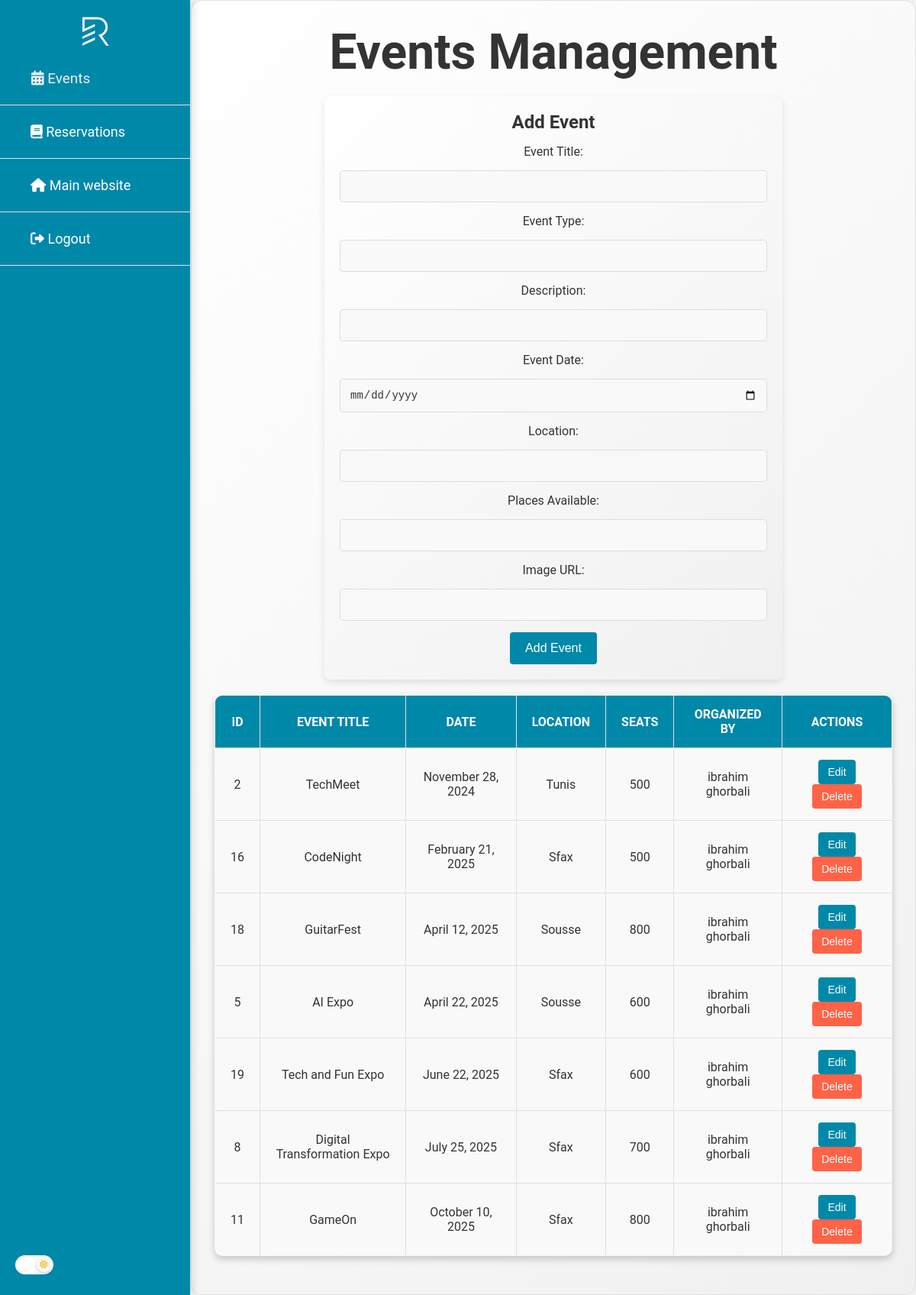
Screenshot of /admin/events.php (signed in) with the database file from the repository.
### tables this page shows
CREATE TABLE `events` (
  `id` int NOT NULL,
  `title` varchar(255) NOT NULL,
  `type` varchar(64) NOT NULL,
  `description` text NOT NULL,
  `date` date NOT NULL,
  `location` varchar(255) NOT NULL,
  `places_dispo` int NOT NULL,
  `organiser_id` int NOT NULL,
  `img` text
);

CREATE TABLE `users` (
  `id` int NOT NULL,
  `full_name` varchar(128) NOT NULL,
  `email` varchar(255) NOT NULL,
  `password` varchar(128) NOT NULL,
  `phone` varchar(11) NOT NULL,
  `org` binary(1) NOT NULL DEFAULT '0'
);

### admin/events.php (the view, shortened to what this page needs)
<?php
require "../services/config.php";
$events = [];
try {
    $dsn = "mysql:host=$HOST;dbname=$DB_NAME;charset=utf8";
    $mysqlclient = new PDO($dsn, $USER, $PASSWD, [PDO::ATTR_ERRMODE => PDO::ERRMODE_EXCEPTION]);
    if ($_SESSION['user_id'] !== 1) {
        $SQLquery = "SELECT events.*, users.full_name AS organisateur
        FROM events
        JOIN users ON events.organiser_id = users.id
        WHERE users.full_name = '{$_SESSION['name']}'
        ORDER BY date ASC";
    } else {
        $SQLquery = "SELECT events.*, users.full_name AS organisateur
        FROM events
        JOIN users ON events.organiser_id = users.id
        ORDER BY date ASC";
    }
    $RS = $mysqlclient->prepare($SQLquery);
    $RS->execute();
    $events = $RS->fetchAll(PDO::FETCH_ASSOC);
} catch (PDOException $e) {
    $error = "Connection failed: " . $e->getMessage();
}
?>
<!DOCTYPE html>
<html lang="en">
<head>
    <link rel="stylesheet" href="style.css">
    <link rel="stylesheet" href="theme.css">
    <link href="https://cdnjs.cloudflare.com/ajax/libs/font-awesome/6.0.0-beta3/css/all.min.css" rel="stylesheet">
</head>
<body class="dark-theme">
    <?php include "sidebar.php"; ?>
    <div class="content">
        <h1>Events Management</h1>
        <?php if ($_SESSION['user_id'] !== 1): ?>
            <div class="add-event-form">
                <form method="POST">
                    <h2 style="text-align: center;">Add Event</h2>
                    <label for="title">Event Title:</label>
                    <input type="text" name="title" required>
                    <label for="type">Event Type:</label>
                    <input type="text" name="type" required>
                    <label for="description">Description:</label>
                    <input id="description" name="description" required>
                    <label for="date">Event Date:</label>
                    <input type="date" name="date" required>
                    <label for="location">Location:</label>
                    <input type="text" name="location" required>
                    <label for="places_dispo">Places Available:</label>
                    <input type="number" name="places_dispo" required>
                    <label for="img">Image URL:</label>
                    <input type="text" name="img">
                    <button type="submit">Add Event</button>
                </form>
            </div>
        <?php endif; ?>
        <table class="table">
            <thead>
                <tr>
                    <th>ID</th>
                    <th>Event Title</th>
                    <th>Date</th>
                    <th>Location</th>
                    <th>Seats</th>
                    <th>Organized by</th>
                    <th>Actions</th>
                </tr>
            </thead>
            <tbody>
                <?php if (!empty($events)): ?>
                    <?php foreach ($events as $event): ?>
                        <tr>
                            <td><?php echo $event['id']; ?></td>
                            <td><?php echo $event['title']; ?></td>
                            <td><?php echo date("F j, Y", strtotime($event['date'])); ?></td>
                            <td><?php echo $event['location']; ?></td>
                            <td><?php echo $event['places_dispo']; ?></td>
                            <td><?php echo $event['organisateur']; ?></td>
                            <td>
                                <a href="../services/edit.php?id=<?php echo $event['id'] ?>"><button
                                    class="edit">Edit</button></a>
                                <a href="../services/delete.php?id=<?php echo $event['id'] ?>"><button
                                        class="delete">Delete</button></a>
                            </td>
                        </tr>
                    <?php endforeach; ?>
                <?php else: ?>
                    <tr>
                        <td colspan="6" style="text-align:center;">No Events found.</td>
                    </tr>
                <?php endif; ?>
            </tbody>
        </table>
    </div>
</body>
</html>

### admin/sidebar.php (shortened to what this page needs)
<div class="sidebar">
    <div class="logo">
        <a href="dashboard.php"><img src="../imgs/logo.png" alt=""></a>
    </div>
    <ul>
        <li><a href="events.php"
                class="<?php echo (basename($_SERVER['PHP_SELF']) == 'events.php') ? 'active' : ''; ?>"><i
                    class="fas fa-calendar-alt"></i> Events</a></li>
        <li><a href="reservations.php"
                class="<?php echo (basename($_SERVER['PHP_SELF']) == 'reservations.php') ? 'active' : ''; ?>"><i
                    class="fas fa-book"></i> Reservations</a></li>
        <li><a href="../index.php"><i class="fas fa-home"></i> Main website</a></li>
        <li><a href="../services/logout.php" class="logout"><i class="fas fa-sign-out-alt"></i> Logout</a></li>
    </ul>
    <label class="switch">
        <span class="slider round">
            <i class="fas fa-sun day-icon"></i>
        </span>
    </label>
</div>

### admin/style.css (style rules this page uses)
* { margin: 0; padding: 0; box-sizing: border-box; }
body { font-family: 'Roboto', sans-serif; overflow-x: hidden; background-color: var(--background-color); color: var(--text-color); }
.sidebar { width: 250px; padding-top: 20px; position: fixed; height: 100%; box-shadow: 4px 0 10px rgba(0, 0, 0, 0.1); background-color: var(--sidebar-color); color: var(--link-color); border-right: 1px solid var(--divider-color); }
.sidebar .logo { display: flex; justify-content: center; }
.sidebar img { width: 50px; }
.sidebar ul { list-style: none; }
.sidebar ul li { padding: 12px 20px; text-align: left; border-bottom: 1px solid var(--divider-color); }
.sidebar ul li a { text-decoration: none; padding: 12px 20px; display: block; font-size: 18px; color: var(--link-color); transition: all 0.3s ease; border-radius: 8px; }
.sidebar ul li a:hover, .sidebar ul li a.active { background-color: var(--active-link-color); color: var(--link-hover-color); transform: scale(1.05); padding-left: 25px; }
.content { margin-left: 250px; padding: 30px; background: var(--content-bg-color); border-radius: 15px; min-height: 100vh; box-shadow: 0px 0px 20px rgba(0, 0, 0, 0.1); border: 1px solid var(--divider-color); }
h1 { font-size: 4rem; text-align: center; margin-bottom: 20px; }
.table { width: 100%; border-collapse: collapse; margin: 20px 0; border-radius: 10px; overflow: hidden; box-shadow: 0 4px 10px rgba(0, 0, 0, 0.2); }
.table th, .table td { padding: 15px 20px; text-align: center; vertical-align: middle; border: 1px solid var(--divider-color); background-color: var(--background-color); color: var(--text-color); font-size: 16px; transition: background-color 0.3s ease; }
.table th { background-color: var(--sidebar-color); color: var(--link-color); text-transform: uppercase; font-weight: bold; }
.table tr:nth-child(even) { background-color: var(--table-alt-row-color); }
.table td button { margin: 0 5px; }
button.edit, button.delete { padding: 5px 10px; font-size: 14px; border-radius: 4px; }
button.edit { background-color: var(--edit-bg-color); color: #fff; padding: 8px 12px; border: none; border-radius: 4px; cursor: pointer; transition: all 0.3s ease; }
button.delete { background-color: var(--delete-bg-color); color: #fff; padding: 8px 12px; border: none; border-radius: 4px; cursor: pointer; transition: all 0.3s ease; }
form { display: flex; flex-direction: column; align-items: center; gap: 15px; max-width: 600px; margin: 20px auto; padding: 20px; border-radius: 8px; background: var(--content-bg-color); box-shadow: 0 4px 10px rgba(0, 0, 0, 0.1); }
form input, form select { width: 100%; padding: 12px; border-radius: 4px; font-size: 14px; border: 1px solid var(--input-border-color); transition: border-color 0.3s ease; color: var(--text-color); background-color: var(--background-color); }
form button { padding: 12px 20px; font-size: 16px; border-radius: 4px; background-color: var(--edit-bg-color); color: #fff; border: none; cursor: pointer; transition: background-color 0.3s ease; }
.switch { position: relative; display: inline-block; width: 80px; height: 40px; margin-top: 20px; }
.slider { position: absolute; cursor: pointer; top: 0; left: 0; right: 0; bottom: 0; background-color: #ccc; border-radius: 40px; transition: background-color 0.4s; }
.slider:before { position: absolute; content: ""; height: 36px; width: 36px; left: 2px; bottom: 2px; background-color: white; border-radius: 50%; transition: transform 0.4s; box-shadow: 0 2px 5px rgba(0, 0, 0, 0.2); }
input:checked + .slider { background-color: #4CAF50; }
input:checked + .slider:before { transform: translateX(40px); }
.slider .day-icon, .slider .night-icon { position: absolute; top: 50%; transform: translateY(-50%); font-size: 14px; pointer-events: none; transition: opacity 0.4s, transform 0.4s; }
.slider .day-icon { right: 6px; color: #f9c74f; opacity: 0; transform: translateY(-50%) scale(0.8); }
input:checked + .slider .day-icon { opacity: 1; transform: translateY(-50%) scale(0.8); }

### rows the page displays
events: id "2", title "TechMeet", date "November 28, 2024", location "Tunis", places_dispo "500", organiser.full_name "ibrahim ghorbali"
events: id "16", title "CodeNight", date "February 21, 2025", location "Sfax", places_dispo "500", organiser.full_name "ibrahim ghorbali"
events: id "18", title "GuitarFest", date "April 12, 2025", location "Sousse", places_dispo "800", organiser.full_name "ibrahim ghorbali"
events: id "5", title "AI Expo", date "April 22, 2025", location "Sousse", places_dispo "600", organiser.full_name "ibrahim ghorbali"
events: id "19", title "Tech and Fun Expo", date "June 22, 2025", location "Sfax", places_dispo "600", organiser.full_name "ibrahim ghorbali"
events: id "8", title "Digital Transformation Expo", date "July 25, 2025", location "Sfax", places_dispo "700", organiser.full_name "ibrahim ghorbali"
events: id "11", title "GameOn", date "October 10, 2025", location "Sfax", places_dispo "800", organiser.full_name "ibrahim ghorbali"
